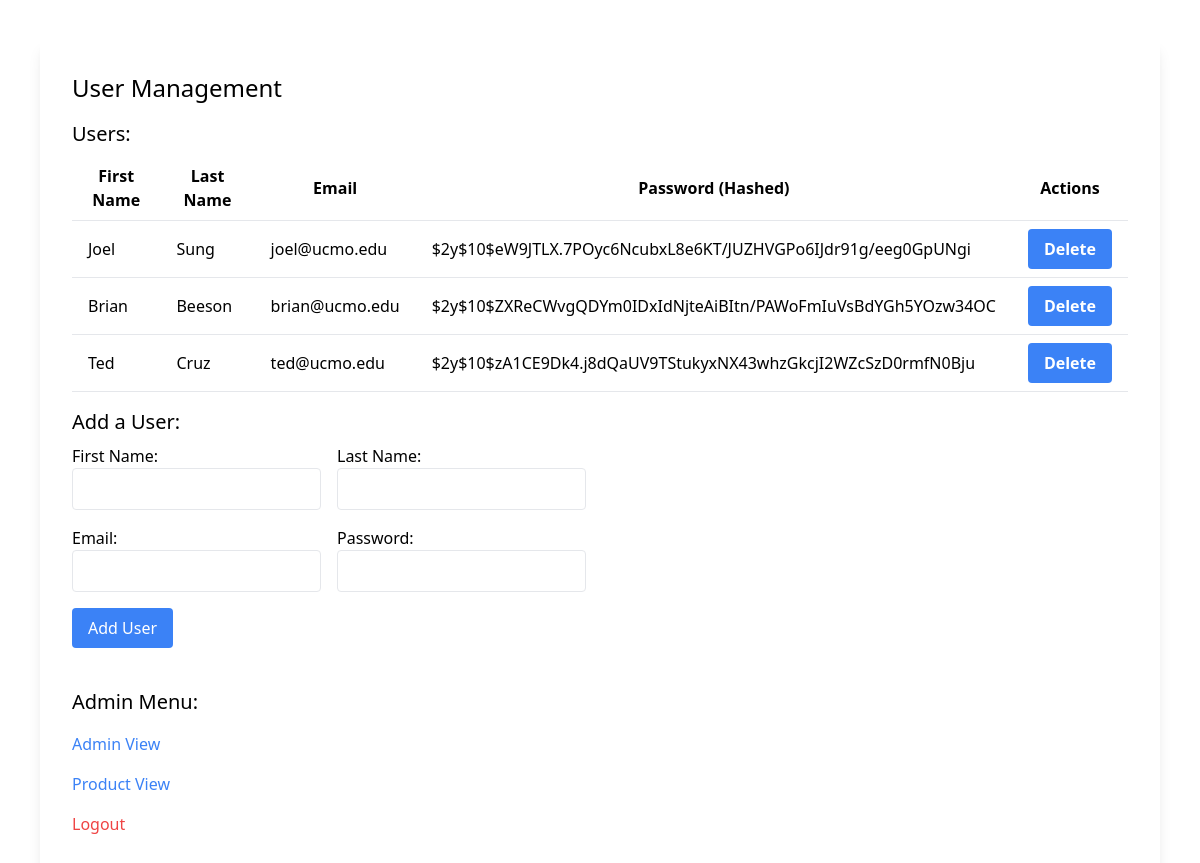
Screenshot of /user_management.php (signed in) with the database file from the repository.
### tables this page shows
CREATE TABLE `users` (
  `userID` int(11) NOT NULL,
  `email` varchar(255) NOT NULL,
  `password` varchar(60) NOT NULL,
  `firstname` varchar(60) NOT NULL,
  `lastname` varchar(60) NOT NULL
);

### user_management.php (the view, shortened to what this page needs)
<?php
require_once 'pdo.php';
function getUsers()
{
    global $conn;
    $stmt = $conn->prepare("SELECT * FROM users");
    $stmt->execute();
    return $stmt->fetchAll(PDO::FETCH_ASSOC);
}
$users = getUsers();
?>
<!DOCTYPE html>
<html lang="en">
<head>
    <script src="https://cdn.tailwindcss.com"></script>
</head>
<body class="flex justify-center items-center min-h-screen bg-gray-100">
    <div class="bg-white p-8 rounded shadow-lg">
        <h2 class="text-2xl mb-4">User Management</h2>
        <h3 class="text-xl mb-2">Users:</h3>
        <table class="min-w-full">
            <thead>
                <tr>
                    <th class="py-2 px-4 border-b">First Name</th>
                    <th class="py-2 px-4 border-b">Last Name</th>
                    <th class="py-2 px-4 border-b">Email</th>
                    <th class="py-2 px-4 border-b">Password (Hashed)</th>
                    <th class="py-2 px-4 border-b">Actions</th>
                </tr>
            </thead>
            <tbody>
                <?php foreach ($users as $user): ?>
                    <tr>
                        <td class="py-2 px-4 border-b">
                            <?php echo htmlspecialchars($user['firstname']); ?>
                        </td>
                        <td class="py-2 px-4 border-b">
                            <?php echo htmlspecialchars($user['lastname']); ?>
                        </td>
                        <td class="py-2 px-4 border-b">
                            <?php echo htmlspecialchars($user['email']); ?>
                        </td>
                        <td class="py-2 px-4 border-b">
                            <?php echo htmlspecialchars($user['password']); ?>
                        </td>
                        <td class="py-2 px-4 border-b">
                            <form action="delete_user.php" method="post">
                                <button type="submit"
                                    class="bg-blue-500 hover:bg-blue-700 text-white font-bold py-2 px-4 rounded">Delete</button>
                            </form>
                        </td>
                    </tr>
                <?php endforeach; ?>
            </tbody>
        </table>
        <h3 class="text-xl mt-4 mb-2">Add a User:</h3>
        <form action="add_user.php" method="post">
            <div class="flex flex-wrap w-full">
                <div class="flex flex-col mb-4 mr-4">
                    <label for="firstname" class="block">First Name:</label>
                    <input type="text" id="firstname" name="firstname" class="w-full p-2 border rounded">
                </div>
                <div class="flex flex-col mb-4">
                    <label for="lastname" class="block">Last Name:</label>
                    <input type="text" id="lastname" name="lastname" class="w-full p-2 border rounded">
                </div>
            </div>
            <div class="flex flex-wrap w-full">
                <div class="flex flex-col mb-4 mr-4">
                    <label for="email" class="block">Email:</label>
                    <input type="text" id="email" name="email" class="w-full p-2 border rounded">
                </div>
                <div class="flex flex-col mb-4">
                    <label for="password" class="block">Password:</label>
                    <input type="password" id="password" name="password" class="w-full p-2 border rounded">
                </div>
            </div>
            <button type="submit" class="px-4 py-2 bg-blue-500 text-white rounded">Add User</button>
        </form>
        <h4 class="text-xl mb-4 pt-10">Admin Menu:</h4>
            <div class="mb-4">
                <a href="Admin_Menu.php" class="block text-blue-500">Admin View</a>
            </div>
            <div class="mb-4">
                <a href="product_management.php" class="block text-blue-500">Product View</a>
            </div>
            <div class="mb-4">
                <a href="logout.php" class="block text-red-500">Logout</a>
            </div>
    </div>
</body>
</html>

### pdo.php (shortened to what this page needs)
<!DOCTYPE html>
<html lang="en">
<head>
    <link rel="stylesheet" href="https://unpkg.com/tailwindcss@^2.0/dist/tailwind.min.css">
</head>
<body class="p-10">
</body>
</html>

### rows the page displays
users: firstname "Joel", lastname "Sung", email "joel@ucmo.edu", password "$2y$10$eW9JTLX.7POyc6NcubxL8e6KT/JUZHVGPo6IJdr91g/eeg0GpUNgi"
users: firstname "Brian", lastname "Beeson", email "brian@ucmo.edu", password "$2y$10$ZXReCWvgQDYm0IDxIdNjteAiBItn/PAWoFmIuVsBdYGh5YOzw34OC"
users: firstname "Ted", lastname "Cruz", email "ted@ucmo.edu", password "$2y$10$zA1CE9Dk4.j8dQaUV9TStukyxNX43whzGkcjI2WZcSzD0rmfN0Bju"
